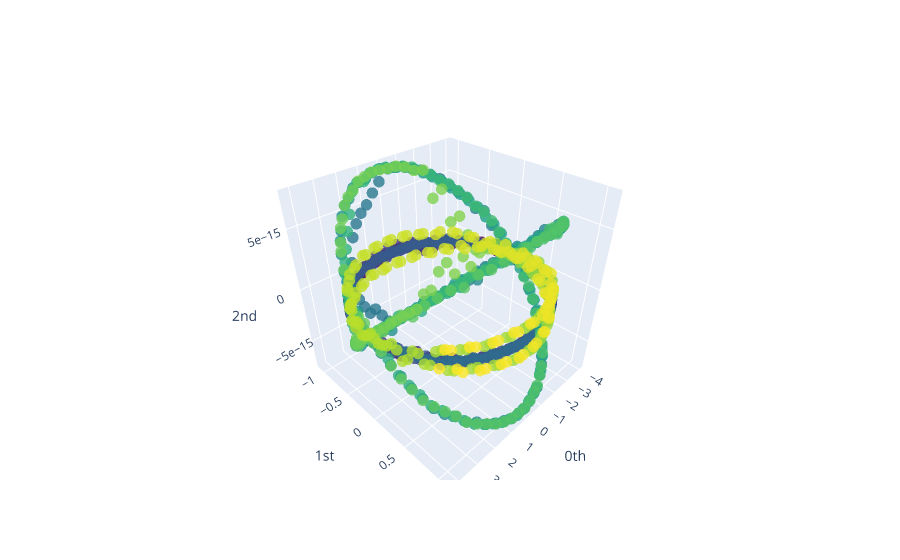

Source (notebook cell):
### Markdown cell above
Veamos como se ve este encaje, cuando cambiamos el parámetro `time_delay` a 1 y dejaremos el parámetro `dimension` en 18.

```python
embedding_dimension_periodic = 18
embedding_time_delay_periodic = 1
stride = 1
embedder_periodic = SingleTakensEmbedding(
    parameters_type="fixed",
    n_jobs=2,
    time_delay=embedding_time_delay_periodic,
    dimension=embedding_dimension_periodic,
    stride=stride,
)

y_periodic_embedded = embedder_periodic.fit_transform(y_periodic)
print(f"Shape of embedded time series: {y_periodic_embedded.shape}")
pca = PCA(n_components=3)
y_periodic_embedded_pca = pca.fit_transform(y_periodic_embedded)
plot_point_cloud(y_periodic_embedded_pca)
```

### Code cell
embedding_dimension_periodic = 18
embedding_time_delay_periodic = 1
stride = 1
embedder_periodic = SingleTakensEmbedding(
    parameters_type="fixed",
    n_jobs=2,
    time_delay=embedding_time_delay_periodic,
    dimension=embedding_dimension_periodic,
    stride=stride,
)

y_periodic_embedded = embedder_periodic.fit_transform(y_periodic)
print(f"Shape of embedded time series: {y_periodic_embedded.shape}")
pca = PCA(n_components=3)
y_periodic_embedded_pca = pca.fit_transform(y_periodic_embedded)
plot_point_cloud(y_periodic_embedded_pca)

### Figure 1 — Plotly figure (JSON) as saved in the notebook; plotly's stock layout.template omitted (floating-point values rounded to 4 significant figures; data arrays with more than 128 entries replaced by an {"elided": "..."} marker saying what was removed)
{"data": [{"marker": {"color": {"elided": "983 int values"}, "colorscale": [[0, "#440154"], [0.1111, "#482878"], [0.2222, "#3e4989"], [0.3333, "#31688e"], [0.4444, "#26828e"], [0.5556, "#1f9e89"], [0.6667, "#35b779"], [0.7778, "#6ece58"], [0.8889, "#b5de2b"], [1, "#fde725"]], "opacity": 0.8, "size": 4}, "mode": "markers", "type": "scatter3d", "x": {"elided": "983 float values"}, "y": {"elided": "983 float values"}, "z": {"elided": "983 float values"}}], "layout": {"scene": {"xaxis": {"exponentformat": "e", "showexponent": "all", "title": {"text": "0th"}, "type": "linear"}, "yaxis": {"exponentformat": "e", "showexponent": "all", "title": {"text": "1st"}, "type": "linear"}, "zaxis": {"exponentformat": "e", "showexponent": "all", "title": {"text": "2nd"}, "type": "linear"}}}}
